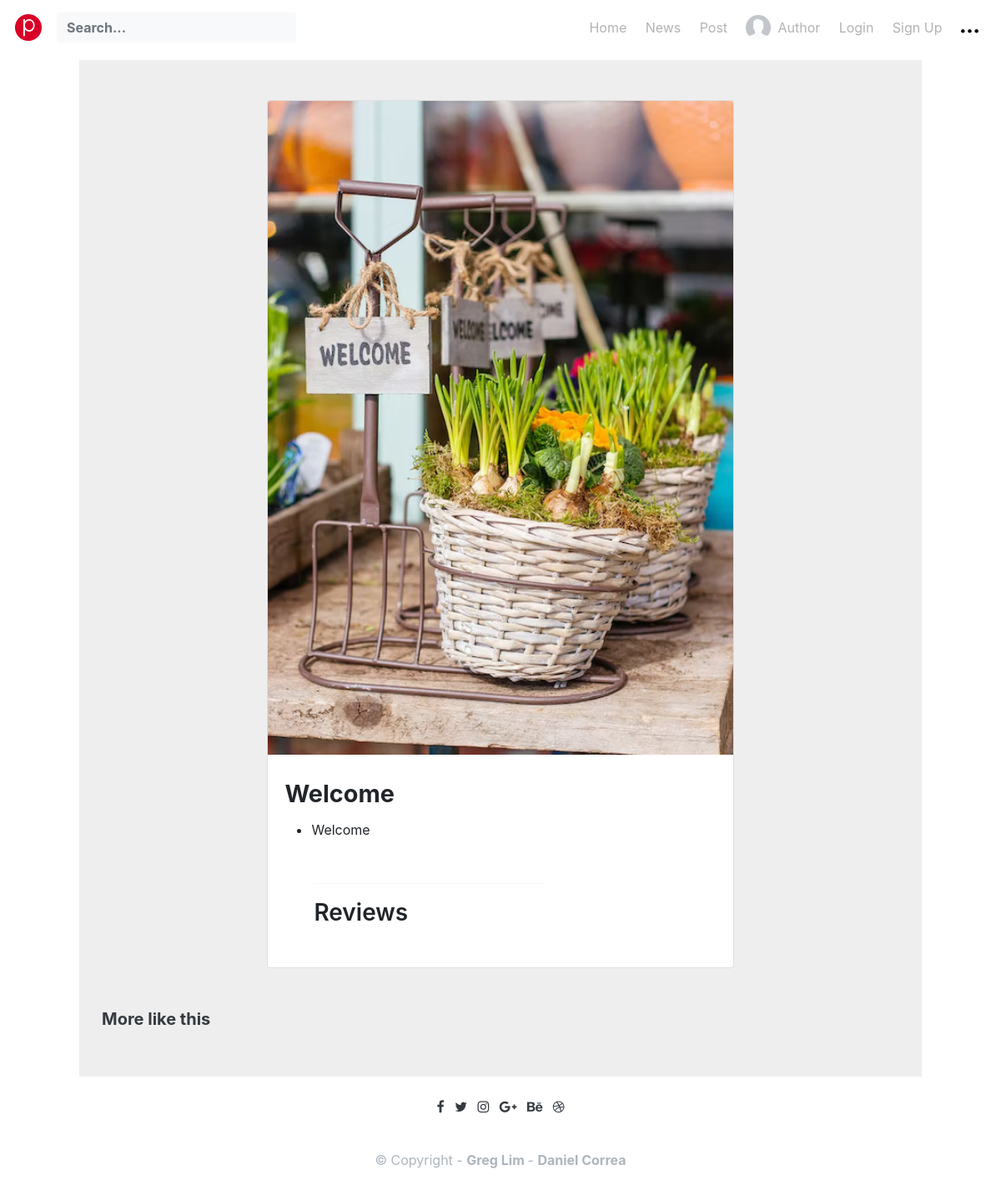
The app's page /pinterest/11, older data.
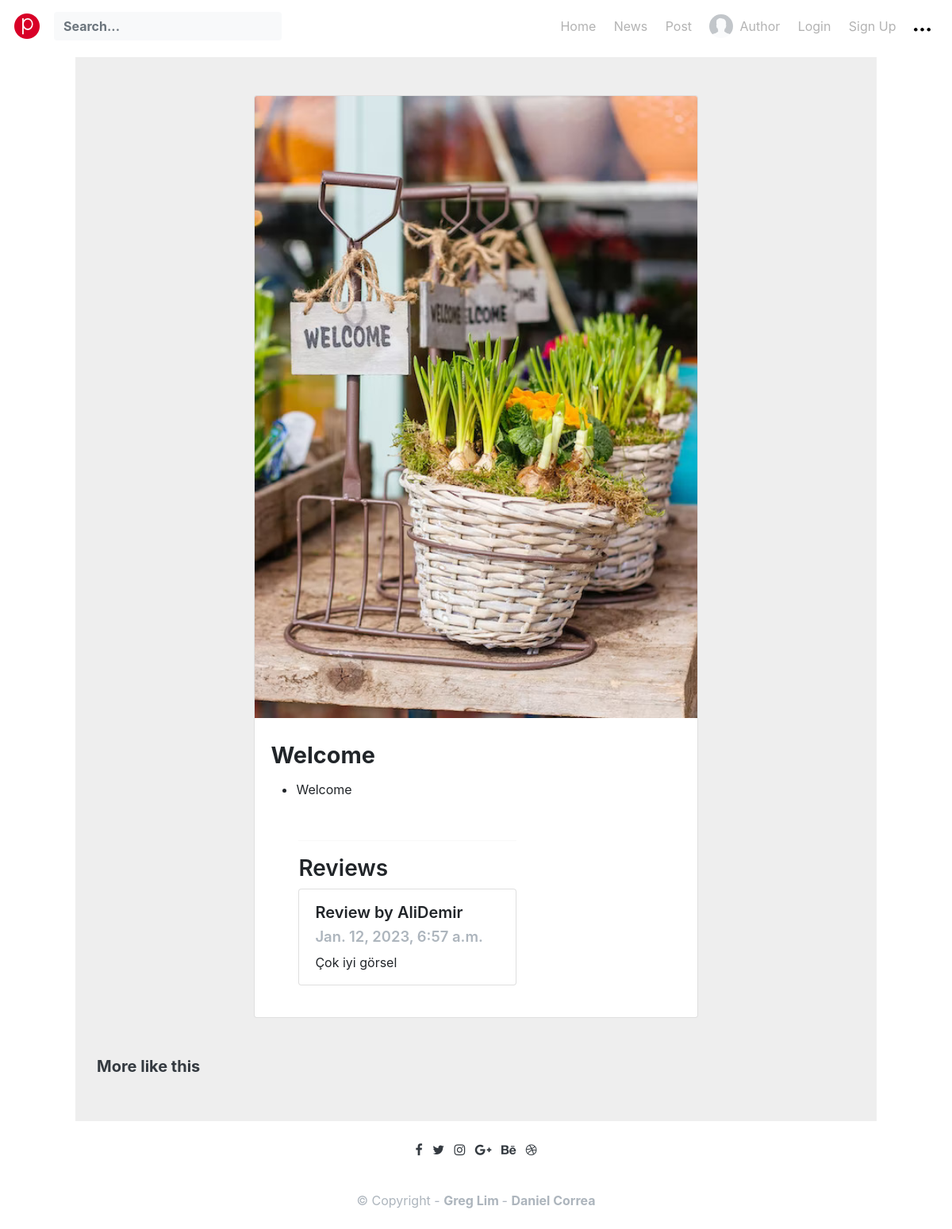
The same page, newer data.
### pinterest/models.py (models this page shows, shortened)
class Review(models.Model):
    text = models.CharField(max_length=100)
    date = models.DateTimeField(auto_now_add=True)
    user = models.ForeignKey(User,on_delete=models.CASCADE)
    pinterest = models.ForeignKey(Pinterest,on_delete=models.CASCADE)
    watchAgain = models.BooleanField()

### pinterest/views.py (the view)
# urls.py: path('<int:pinterest_id>', views.detail, name='detail'),
def detail(request, pinterest_id):
    pinterest = get_object_or_404(Pinterest, pk=pinterest_id)
    reviews = Review.objects.filter(pinterest=pinterest)
    return render(request, 'detail.html', {'pinterest': pinterest, 'reviews': reviews}
                  )

### pinterest/templates/detail.html (shortened to what this page needs)
{% extends 'base.html' %}
{% block content %}
<section class="bg-gray200 pt-5 pb-5">
    <div class="container">
        <div class="row justify-content-center">
            <div class="col-md-7">
                <article class="card">
                    <img class="card-img-top mb-2" src="{{ pinterest.image.url }}" alt="Card image">
                    <div class="card-body">
                        <h1 class="card-title display-4">
                            {{ pinterest.title }} </h1>
                        <ul>
                            <li>{{ pinterest.description}}</li>
                        </ul>
                        <div class="col-md-8">
                            <div class="card-body">
                                <hr />
                                <h3>Reviews</h3>
                                <ul class="list-group">
                                    {% for review in reviews %}
                                    <li class="list-group-item pb-3 pt-3">
                                        <h5 class="card-title">
                                            Review by {{ review.user.username }}
                                        </h5>
                                        <h6 class="card-subtitle mb-2 text-muted">
                                            {{ review.date }}
                                        </h6>
                                        <p class="card-text">{{ review.text }}</p>
                                    </li>
                                    {% endfor %}
                                </ul>
                            </div>
                        </div>
                    </div>
            </div>
        </div>
        <div class="container-fluid mt-5">
            <div class="row">
                <h5 class="font-weight-bold">More like this</h5>
                </div>
            </div>
        </div>
    </div>
{% endblock content %}

Row changes from the older to the newer data that the page shows:
added Review: user.username "AliDemir", date "Jan. 12, 2023, 6:57 a.m.", text "Çok iyi görsel"
